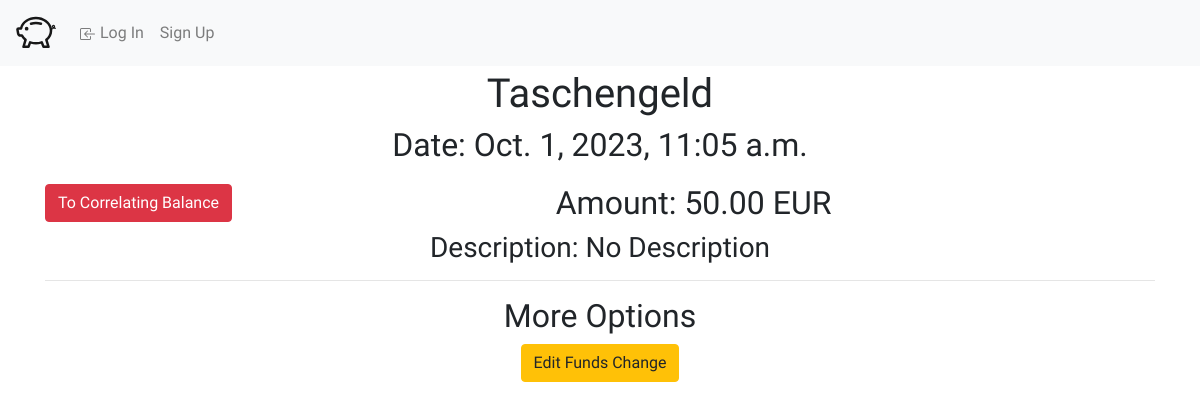
Screenshot of /fundsChange/48 with the database file from the repository.
### WalletWise/models.py (models this page shows, shortened)
class FundsChange(models.Model):
    budget = models.ForeignKey("MonthBudget",related_name="fundsChanges", on_delete=models.CASCADE)
    title = models.CharField(max_length=64)
    description = models.CharField(max_length=200, default="No Description")
    amount = models.DecimalField(decimal_places=2, max_digits=20)
    destination = models.ForeignKey("Funds", related_name="associatedFundsChanges", on_delete=models.CASCADE)
    reoccuring = models.BooleanField(default=False)
    dateTime = models.DateTimeField(auto_now_add=True)
    is_expense = models.BooleanField(default=False, blank=False)

### WalletWise/views.py (the view)
# urls.py: path("fundsChange/<int:id>", views.fundsChange, name="fundsChange"),
def fundsChange(request, id):
    fundsChange = FundsChange.objects.get(id=id)
    balanceId = fundsChange.destination.id
    return render(request, "WalletWise/fundsChange.html", {
        'fundsChange' : fundsChange,
        'balanceId' : balanceId
    })

### WalletWise/templates/WalletWise/fundsChange.html (shortened to what this page needs)
{% extends "WalletWise/layout.html" %}
{% block body %}
    <div class="container text-center">
        <h1>{{fundsChange.title}}</h1>
        <h2>Date: {{fundsChange.dateTime}}</h2>
        <div style="margin-top: 20px;">
            <a style="float: left;" class="btn btn-danger" href="{% url 'balance' id=balanceId  %}" role="button">To Correlating Balance</a>
            <h2>Amount: {{fundsChange.amount}} EUR</h2>
            <h3>Description: {{fundsChange.description}}</h3>
        </div>
        <div>
            <hr>
            <h2>More Options</h2>
            <a class="btn btn-warning" href="{% url 'editFundsChange' id=fundsChange.id %}" role="button">Edit Funds Change</a>
        </div>
    </div>
{% endblock %}

### WalletWise/static/WalletWise/styles.css (style rules this page uses)
body { padding-top: 70px; font-family: 'Inconsolata', monospace; }

### rows the page displays
FundsChange: title "Taschengeld", dateTime "Oct. 1, 2023, 11:05 a.m.", amount "50.00", description "No Description"
